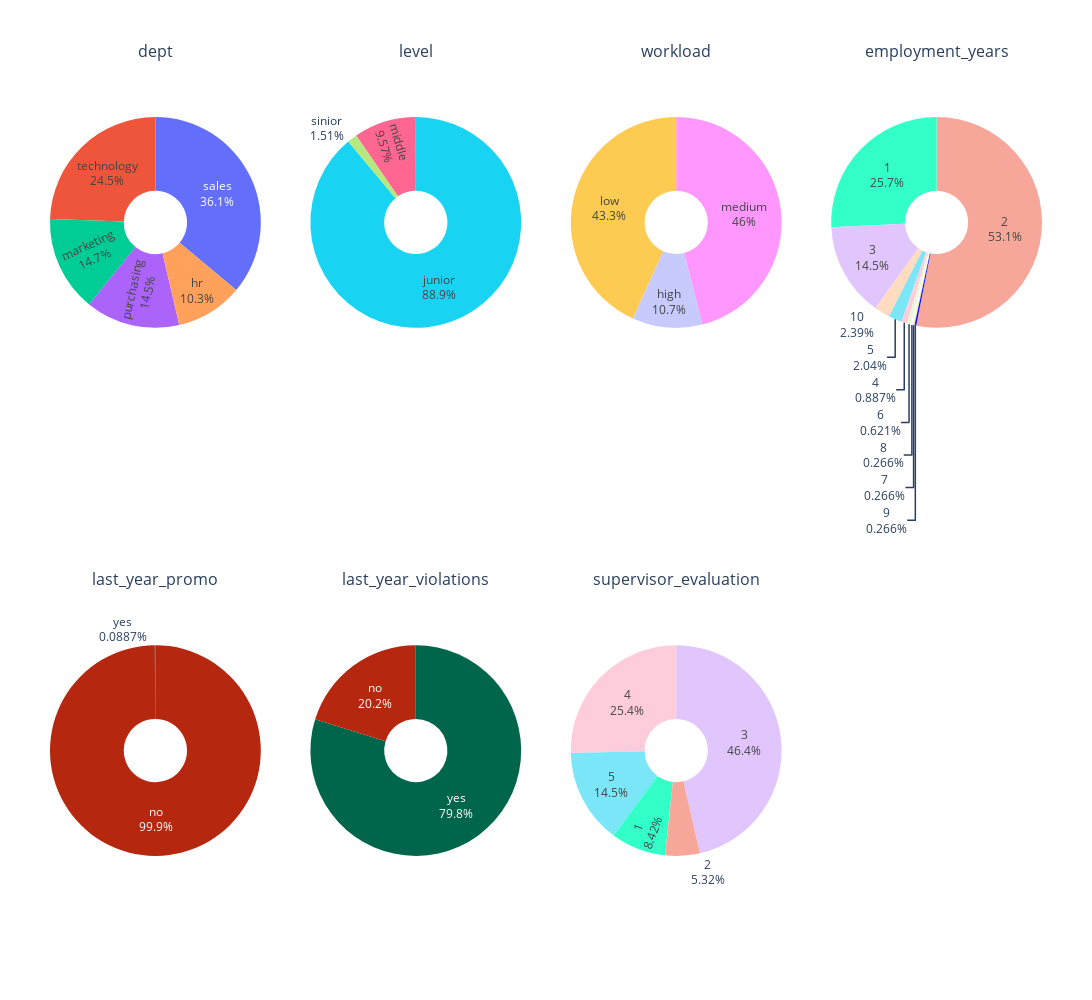

This figure's notebook cell:
### Markdown cell above
### Для простоты понимания характера увольняющегося сотрудника визуализирую его круговыми диаграммами.

### Code cell
a = b = 1
col_names = ['dept', 'level', 'workload', 'employment_years', 'last_year_promo', 'last_year_violations', 'supervisor_evaluation']
specs=[[{"type": "pie"},{"type": "pie"},{"type": "pie"},{"type": "pie"}],
       [{"type": "pie"},{"type": "pie"},{"type": "pie"},{"type": "pie"}]]

from plotly.subplots import make_subplots
import plotly.graph_objects as go
df_quets = df_train_quit[df_train_quit['quit'] == 'yes']
fig = make_subplots(rows=2, 
                    cols=4, 
                    specs = specs, 
                    subplot_titles = col_names)

for col in col_names:
    fig.append_trace(go.Pie(values = df_quets[col].value_counts(normalize=True), 
                         hole=.3, 
                         labels=df_quets[col].unique(), 
                         textinfo='label+percent'), 
                            row = b, 
                            col = a)#,
                            
    fig.update_layout(autosize=False, 
                      width=1800, 
                      height=1000, 
                      margin=dict(dict(l=50, r=50, b=0, t=50, pad=0)),
                      showlegend=False
                      )
    a += 1
    if a == 5:
        b += 1
        a = 1
fig.show()

### Figure 1 — Plotly figure (JSON) as saved in the notebook; plotly's stock layout.template omitted (floating-point values rounded to 4 significant figures)
{"data": [{"domain": {"x": [0, 0.2125], "y": [0.625, 1]}, "hole": 0.3, "labels": ["sales", "technology", "marketing", "purchasing", "hr"], "textinfo": "label+percent", "type": "pie", "values": [0.3608, 0.2447, 0.1472, 0.1445, 0.1028]}, {"domain": {"x": [0.2625, 0.475], "y": [0.625, 1]}, "hole": 0.3, "labels": ["junior", "middle", "sinior"], "textinfo": "label+percent", "type": "pie", "values": [0.8892, 0.09574, 0.01507]}, {"domain": {"x": [0.525, 0.7375], "y": [0.625, 1]}, "hole": 0.3, "labels": ["medium", "low", "high"], "textinfo": "label+percent", "type": "pie", "values": [0.4601, 0.4326, 0.1073]}, {"domain": {"x": [0.7875, 1], "y": [0.625, 1]}, "hole": 0.3, "labels": [2, 1, 3, 10, 5, 4, 6, 8, 7, 9], "textinfo": "label+percent", "type": "pie", "values": [0.531, 0.2571, 0.1445, 0.02394, 0.02039, 0.008865, 0.006206, 0.00266, 0.00266, 0.00266]}, {"domain": {"x": [0, 0.2125], "y": [0, 0.375]}, "hole": 0.3, "labels": ["no", "yes"], "textinfo": "label+percent", "type": "pie", "values": [0.9991, 0.0008865]}, {"domain": {"x": [0.2625, 0.475], "y": [0, 0.375]}, "hole": 0.3, "labels": ["yes", "no"], "textinfo": "label+percent", "type": "pie", "values": [0.7979, 0.2021]}, {"domain": {"x": [0.525, 0.7375], "y": [0, 0.375]}, "hole": 0.3, "labels": [3, 4, 5, 1, 2], "textinfo": "label+percent", "type": "pie", "values": [0.4637, 0.2535, 0.1454, 0.08422, 0.05319]}], "layout": {"annotations": [{"font": {"size": 16}, "showarrow": false, "text": "dept", "x": 0.1062, "xanchor": "center", "xref": "paper", "y": 1, "yanchor": "bottom", "yref": "paper"}, {"font": {"size": 16}, "showarrow": false, "text": "level", "x": 0.3688, "xanchor": "center", "xref": "paper", "y": 1, "yanchor": "bottom", "yref": "paper"}, {"font": {"size": 16}, "showarrow": false, "text": "workload", "x": 0.6313, "xanchor": "center", "xref": "paper", "y": 1, "yanchor": "bottom", "yref": "paper"}, {"font": {"size": 16}, "showarrow": false, "text": "employment_years", "x": 0.8938, "xanchor": "center", "xref": "paper", "y": 1, "yanchor": "bottom", "yref": "paper"}, {"font": {"size": 16}, "showarrow": false, "text": "last_year_promo", "x": 0.1062, "xanchor": "center", "xref": "paper", "y": 0.375, "yanchor": "bottom", "yref": "paper"}, {"font": {"size": 16}, "showarrow": false, "text": "last_year_violations", "x": 0.3688, "xanchor": "center", "xref": "paper", "y": 0.375, "yanchor": "bottom", "yref": "paper"}, {"font": {"size": 16}, "showarrow": false, "text": "supervisor_evaluation", "x": 0.6313, "xanchor": "center", "xref": "paper", "y": 0.375, "yanchor": "bottom", "yref": "paper"}], "autosize": false, "height": 1000, "margin": {"b": 0, "l": 50, "pad": 0, "r": 50, "t": 50}, "showlegend": false, "width": 1800}}
